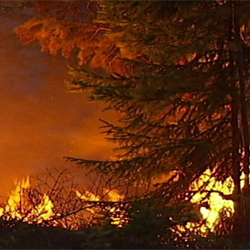
#> input picture main_server/fire_0003.jpg, 250 x 250 px
$ python preprocess.py
#> lines starting #> are read from the running program, lines starting #| are printed output that depends on the picture
### main_server/wavelet.py
import numpy as np
import pywt
import cv2

def w2d(img, mode='haar', level=1):
    imArray = img
    imArray = cv2.cvtColor(imArray, cv2.COLOR_BGR2GRAY)
    imArray = np.float32(imArray)
    imArray /=255

    coeff = pywt.wavedec2(imArray, mode, level)

    coeff_H = list(coeff)
    coeff_H[0] *= 0
    imArray_H = pywt.waverec2(coeff_H, mode)
    imArray_H *= 255
    imArray_H = np.uint8(imArray_H)

    return imArray_H

# [3 lines that do not run on import are left out]

### main_server/preprocess.py
import cv2
import numpy as np
from wavelet import w2d

def pre(img):
    scalled_raw_img = cv2.resize(img, (32,32))
    img_har = w2d(img, 'db1', 5)
    scalled_img_har = cv2.resize(img_har, (32,32))
    combined_img = np.vstack((scalled_raw_img.reshape(32*32*3,1),scalled_img_har.reshape(32*32,1)))
    len = 32*32*3 + 32*32
    final = combined_img.reshape(1,len).astype(float)
    return final

if __name__ == '__main__':
    original_image = cv2.imread('fire_0003.jpg')
#> original_image is the input picture: shape (250, 250, 3); mean B, G, R 15.3, 45.2, 97.4
    print(len(pre(original_image)))
#> in pre, `scalled_raw_img = cv2.resize(img, (32,32))`:
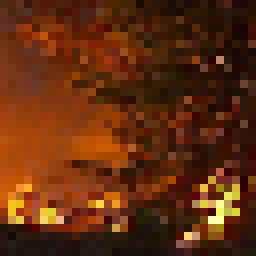
#> scalled_raw_img: shape (32, 32, 3) (shown 8 times larger); mean B, G, R 14.5, 44.6, 96.9
#> in w2d, `imArray = cv2.cvtColor(imArray, cv2.COLOR_BGR2GRAY)`:
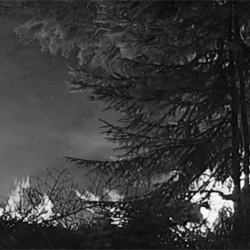
#> imArray: shape (250, 250); min 5, max 252, mean 57.4
#> in w2d, `coeff = pywt.wavedec2(imArray, mode, level)`: coeff = 8 items
#> in w2d, `imArray_H = pywt.waverec2(coeff_H, mode)`:
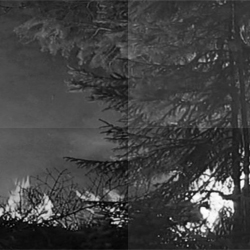
#> imArray_H: shape (250, 250) float32; min -0.267, max 0.778, mean 0.00413; drawn with min black and max white
#> in w2d, `imArray_H = np.uint8(imArray_H)`:
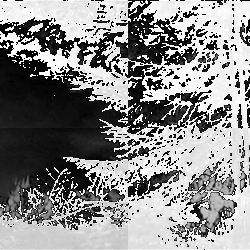
#> imArray_H: shape (250, 250); min 0, max 255, mean 138
#> in pre, `scalled_img_har = cv2.resize(img_har, (32,32))`:
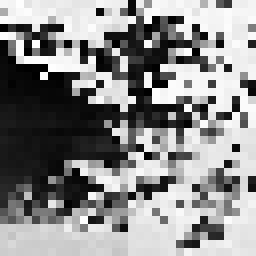
#> scalled_img_har: shape (32, 32) (shown 8 times larger); min 0, max 254, mean 138.8
#> in pre, `combined_img = np.vstack((scalled_raw_img.reshape(32*32*3,1),scalled_i..`: combined_img = 4096 values, max 254 at index 2219, min 0 at index 51, mean 73.67
#| 1

$ run again, with main_server/nofire_0097.jpg copied over main_server/fire_0003.jpg
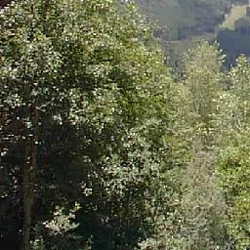
#> input picture main_server/nofire_0097.jpg, 250 x 250 px
#> original_image is the input picture: shape (250, 250, 3); mean B, G, R 70.1, 96.5, 93.4
#> in w2d, `imArray = cv2.cvtColor(imArray, cv2.COLOR_BGR2GRAY)`:
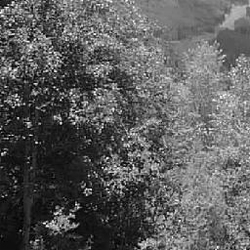
#> imArray: shape (250, 250); min 0, max 255, mean 92.6
#> coeff = 8 items
#> in pre, `scalled_img_har = cv2.resize(img_har, (32,32))`:
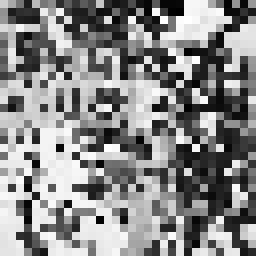
#> scalled_img_har: shape (32, 32) (shown 8 times larger); min 0, max 255, mean 136.3
#> combined_img = 4096 values, max 255 at index 3159, min 0 at index 3126, mean 99.61
#| 1
